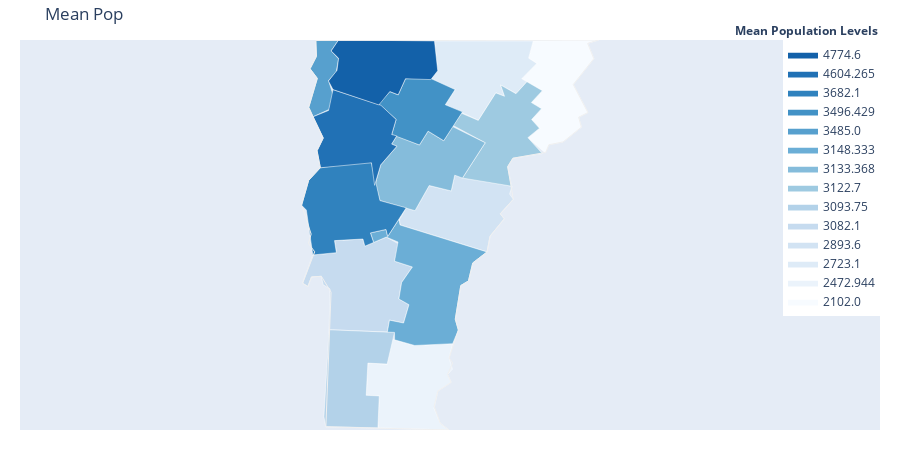

Source (notebook cell):
### Code cell
pop_map = gen_choropleth(mean_pop, 'Mean Pop', 'Mean Population Levels', fips)
pop_map.show()

### Figure 1 — Plotly figure (JSON) as saved in the notebook; plotly's stock layout.template omitted (floating-point values rounded to 4 significant figures)
{"data": [{"fill": "toself", "fillcolor": "#f7fbff", "hoverinfo": "none", "line": {"color": "rgb(255,255,255)", "width": 0.5}, "mode": "lines", "name": "2102.0", "type": "scatter", "x": [-71.96, -71.87, -71.93, -71.9, -71.46, -71.54, -71.49, -71.63, -71.53, -71.6, -71.58, -71.7, -71.79, -71.82, -71.93, -71.86, -71.91, -71.84, -71.91, -71.84, -71.97, -71.96, null], "y": [44.8, 44.88, 44.91, 45.01, 45.01, 44.99, 44.9, 44.75, 44.59, 44.56, 44.5, 44.42, 44.4, 44.35, 44.44, 44.5, 44.55, 44.61, 44.65, 44.72, 44.79, 44.8, null]}, {"fill": "toself", "fillcolor": "#ebf3fb", "hoverinfo": "none", "line": {"color": "rgb(255,255,255)", "width": 0.5}, "mode": "lines", "name": "2472.944", "type": "scatter", "x": [-73.01, -73.0, -72.87, -72.85, -72.69, -72.43, -72.46, -72.44, -72.47, -72.44, -72.53, -72.56, -72.52, -72.46, -72.93, -72.92, -73.01, -73.01, null], "y": [42.96, 43.12, 43.11, 43.26, 43.22, 43.23, 43.15, 43.08, 43.05, 43.01, 42.95, 42.85, 42.77, 42.73, 42.74, 42.93, 42.93, 42.96, null]}, {"fill": "toself", "fillcolor": "#deebf7", "hoverinfo": "none", "line": {"color": "rgb(255,255,255)", "width": 0.5}, "mode": "lines", "name": "2723.1", "type": "scatter", "x": [-72.53, -72.55, -71.9, -71.93, -71.87, -71.97, -71.94, -72.01, -72.11, -72.09, -72.15, -72.26, -72.48, -72.42, -72.58, -72.53, null], "y": [44.83, 45.01, 45.01, 44.91, 44.88, 44.79, 44.77, 44.7, 44.75, 44.68, 44.7, 44.54, 44.63, 44.72, 44.78, 44.83, null]}, {"fill": "toself", "fillcolor": "#d2e3f3", "hoverinfo": "none", "line": {"color": "rgb(255,255,255)", "width": 0.5}, "mode": "lines", "name": "2893.6", "type": "scatter", "x": [-72.79, -72.74, -72.68, -72.59, -72.44, -72.42, -72.04, -72.05, -72.03, -72.12, -72.09, -72.18, -72.21, -72.78, -72.79, null], "y": [43.96, 44.03, 44.01, 44.16, 44.13, 44.22, 44.16, 44.11, 44.08, 43.99, 43.97, 43.86, 43.77, 43.93, 43.96, null]}, {"fill": "toself", "fillcolor": "#c6dbef", "hoverinfo": "none", "line": {"color": "rgb(255,255,255)", "width": 0.5}, "mode": "lines", "name": "3082.1", "type": "scatter", "x": [-73.43, -73.36, -73.21, -73.22, -73.03, -73.02, -72.87, -72.78, -72.82, -72.7, -72.77, -72.79, -72.72, -72.76, -72.85, -72.87, -73.25, -73.25, -73.29, -73.31, -73.37, -73.4, -73.43, null], "y": [43.59, 43.75, 43.77, 43.84, 43.85, 43.8, 43.86, 43.81, 43.72, 43.68, 43.59, 43.5, 43.46, 43.35, 43.37, 43.3, 43.31, 43.55, 43.58, 43.63, 43.62, 43.57, 43.59, null]}, {"fill": "toself", "fillcolor": "#b3d2e9", "hoverinfo": "none", "line": {"color": "rgb(255,255,255)", "width": 0.5}, "mode": "lines", "name": "3093.75", "type": "scatter", "x": [-73.29, -73.25, -72.82, -72.87, -73.0, -73.01, -72.92, -72.93, -73.28, -73.29, null], "y": [42.8, 43.31, 43.3, 43.11, 43.12, 42.93, 42.93, 42.74, 42.75, 42.8, null]}, {"fill": "toself", "fillcolor": "#9ecae1", "hoverinfo": "none", "line": {"color": "rgb(255,255,255)", "width": 0.5}, "mode": "lines", "name": "3122.7", "type": "scatter", "x": [-72.43, -72.37, -72.26, -72.15, -72.09, -72.11, -72.01, -71.94, -71.84, -71.91, -71.84, -71.91, -71.86, -71.93, -71.84, -72.03, -72.07, -72.04, -72.37, -72.22, -72.43, null], "y": [44.51, 44.58, 44.54, 44.7, 44.68, 44.75, 44.7, 44.77, 44.72, 44.65, 44.61, 44.55, 44.5, 44.44, 44.35, 44.32, 44.27, 44.16, 44.2, 44.41, 44.51, null]}, {"fill": "toself", "fillcolor": "#85bcdb", "hoverinfo": "none", "line": {"color": "rgb(255,255,255)", "width": 0.5}, "mode": "lines", "name": "3133.368", "type": "scatter", "x": [-72.95, -72.91, -72.8, -72.84, -72.8, -72.65, -72.6, -72.49, -72.43, -72.22, -72.37, -72.42, -72.44, -72.59, -72.68, -72.92, -72.95, null], "y": [44.17, 44.28, 44.39, 44.4, 44.45, 44.4, 44.48, 44.42, 44.51, 44.41, 44.2, 44.22, 44.13, 44.16, 44.01, 44.07, 44.17, null]}, {"fill": "toself", "fillcolor": "#6baed6", "hoverinfo": "none", "line": {"color": "rgb(255,255,255)", "width": 0.5}, "mode": "lines", "name": "3148.333", "type": "scatter", "x": [-72.98, -72.88, -72.87, -72.79, -72.78, -72.21, -72.3, -72.33, -72.38, -72.42, -72.4, -72.43, -72.69, -72.82, -72.82, -72.87, -72.85, -72.76, -72.72, -72.79, -72.77, -72.7, -72.82, -72.8, -72.87, -72.96, -72.98, null], "y": [43.88, 43.9, 43.86, 43.96, 43.93, 43.77, 43.71, 43.6, 43.57, 43.38, 43.31, 43.23, 43.22, 43.26, 43.3, 43.3, 43.37, 43.35, 43.46, 43.5, 43.59, 43.68, 43.72, 43.83, 43.86, 43.83, 43.88, null]}, {"fill": "toself", "fillcolor": "#57a0ce", "hoverinfo": "none", "line": {"color": "rgb(255,255,255)", "width": 0.5}, "mode": "lines", "name": "3485.0", "type": "scatter", "x": [-73.39, -73.33, -73.38, -73.34, -73.34, -73.19, -73.24, -73.19, -73.21, -73.26, -73.23, -73.25, -73.36, -73.39, null], "y": [44.62, 44.79, 44.85, 44.92, 45.01, 45.01, 44.95, 44.9, 44.83, 44.78, 44.69, 44.61, 44.56, 44.62, null]}, {"fill": "toself", "fillcolor": "#4292c6", "hoverinfo": "none", "line": {"color": "rgb(255,255,255)", "width": 0.5}, "mode": "lines", "name": "3496.429", "type": "scatter", "x": [-72.93, -72.85, -72.8, -72.75, -72.61, -72.42, -72.48, -72.37, -72.49, -72.6, -72.65, -72.84, -72.81, -72.93, null], "y": [44.64, 44.71, 44.69, 44.79, 44.8, 44.72, 44.63, 44.59, 44.42, 44.48, 44.4, 44.46, 44.55, 44.64, null]}, {"fill": "toself", "fillcolor": "#3082be", "hoverinfo": "none", "line": {"color": "rgb(255,255,255)", "width": 0.5}, "mode": "lines", "name": "3682.1", "type": "scatter", "x": [-73.44, -73.39, -73.31, -73.02, -72.97, -72.92, -72.74, -72.87, -72.88, -72.98, -72.96, -73.02, -73.03, -73.22, -73.21, -73.36, -73.41, -73.44, null], "y": [44.05, 44.19, 44.26, 44.3, 44.29, 44.07, 44.03, 43.86, 43.9, 43.88, 43.83, 43.8, 43.85, 43.84, 43.77, 43.75, 44.02, 44.05, null]}, {"fill": "toself", "fillcolor": "#2171b5", "hoverinfo": "none", "line": {"color": "rgb(255,255,255)", "width": 0.5}, "mode": "lines", "name": "4604.265", "type": "scatter", "x": [-73.36, -73.26, -73.23, -72.91, -72.81, -72.84, -72.8, -72.84, -72.8, -72.91, -72.95, -72.97, -73.31, -73.33, -73.29, -73.36, null], "y": [44.56, 44.6, 44.72, 44.63, 44.55, 44.46, 44.45, 44.4, 44.39, 44.28, 44.16, 44.29, 44.26, 44.36, 44.44, 44.56, null]}, {"fill": "toself", "fillcolor": "#1361a9", "hoverinfo": "none", "line": {"color": "rgb(255,255,255)", "width": 0.5}, "mode": "lines", "name": "4774.6", "type": "scatter", "x": [-73.26, -73.2, -73.19, -73.24, -73.19, -72.55, -72.53, -72.58, -72.75, -72.8, -72.85, -72.92, -73.23, -73.26, null], "y": [44.77, 44.84, 44.91, 44.95, 45.01, 45.01, 44.83, 44.78, 44.79, 44.69, 44.71, 44.63, 44.72, 44.77, null]}, {"hoverinfo": "text", "legendgroup": "centroids", "marker": {"color": "white", "opacity": 0}, "mode": "markers", "name": "US Counties", "selected": {"marker": {"color": "white", "opacity": 1, "size": 3}}, "showlegend": false, "text": ["County: Addison<br>State: Vermont<br>FIPS: 50001<br>Value: 3682.1", "County: Bennington<br>State: Vermont<br>FIPS: 50003<br>Value: 3093.75", "County: Caledonia<br>State: Vermont<br>FIPS: 50005<br>Value: 3122.7", "County: Chittenden<br>State: Vermont<br>FIPS: 50007<br>Value: 4604.265", "County: Essex<br>State: Vermont<br>FIPS: 50009<br>Value: 2102.0", "County: Franklin<br>State: Vermont<br>FIPS: 50011<br>Value: 4774.6", "County: Grand Isle<br>State: Vermont<br>FIPS: 50013<br>Value: 3485.0", "County: Lamoille<br>State: Vermont<br>FIPS: 50015<br>Value: 3496.429", "County: Orange<br>State: Vermont<br>FIPS: 50017<br>Value: 2893.6", "County: Orleans<br>State: Vermont<br>FIPS: 50019<br>Value: 2723.1", "County: Rutland<br>State: Vermont<br>FIPS: 50021<br>Value: 3082.1", "County: Washington<br>State: Vermont<br>FIPS: 50023<br>Value: 3133.368", "County: Windham<br>State: Vermont<br>FIPS: 50025<br>Value: 2472.944", "County: Windsor<br>State: Vermont<br>FIPS: 50027<br>Value: 3148.333"], "type": "scatter", "unselected": {"marker": {"opacity": 0}}, "x": [-73.14, -73.09, -72.1, -73.08, -71.74, -72.91, -73.29, -72.64, -72.38, -72.24, -73.04, -72.61, -72.71, -72.59], "y": [44.03, 43.04, 44.46, 44.46, 44.73, 44.86, 44.8, 44.61, 44.01, 44.83, 43.58, 44.27, 42.99, 43.58]}, {"hoverinfo": "text", "legendgroup": "States", "line": {"color": "rgb(240, 240, 240)", "width": 1}, "mode": "lines", "showlegend": false, "type": "scatter", "x": [-73.44, -73.39, -73.31, -73.33, -73.29, -73.39, -73.33, -73.38, -73.34, -73.34, -71.46, -71.54, -71.49, -71.63, -71.53, -71.6, -71.58, -71.7, -71.79, -71.81, -72.03, -72.07, -72.03, -72.12, -72.09, -72.18, -72.2, -72.3, -72.33, -72.38, -72.42, -72.4, -72.46, -72.43, -72.47, -72.44, -72.53, -72.56, -72.52, -72.46, -73.28, -73.24, -73.31, -73.37, -73.4, -73.43, -73.35, -73.39, -73.37, -73.44, null], "y": [44.05, 44.19, 44.27, 44.36, 44.44, 44.62, 44.79, 44.85, 44.92, 45.01, 45.01, 44.99, 44.9, 44.75, 44.59, 44.56, 44.5, 44.42, 44.4, 44.35, 44.32, 44.27, 44.08, 43.99, 43.97, 43.86, 43.77, 43.71, 43.6, 43.57, 43.38, 43.31, 43.15, 43.12, 43.05, 43.01, 42.95, 42.87, 42.77, 42.73, 42.75, 43.53, 43.63, 43.62, 43.57, 43.59, 43.77, 43.82, 43.88, 44.05, null]}], "layout": {"annotations": [{"showarrow": false, "text": "<b>Mean Population Levels</b>", "x": 1, "xanchor": "right", "xref": "paper", "y": 1.05, "yref": "paper"}], "dragmode": "select", "height": 450, "hovermode": "closest", "legend": {"traceorder": "reversed", "x": 1, "xanchor": "right", "y": 1, "yanchor": "top"}, "margin": {"b": 20, "l": 20, "r": 20, "t": 40}, "title": {"text": "Mean Pop"}, "width": 900, "xaxis": {"autorange": false, "fixedrange": true, "range": [-75.31, -69.59], "showgrid": false, "showticklabels": false, "zeroline": false}, "yaxis": {"autorange": false, "fixedrange": true, "range": [42.73, 45.01], "showgrid": false, "showticklabels": false, "zeroline": false}}}
